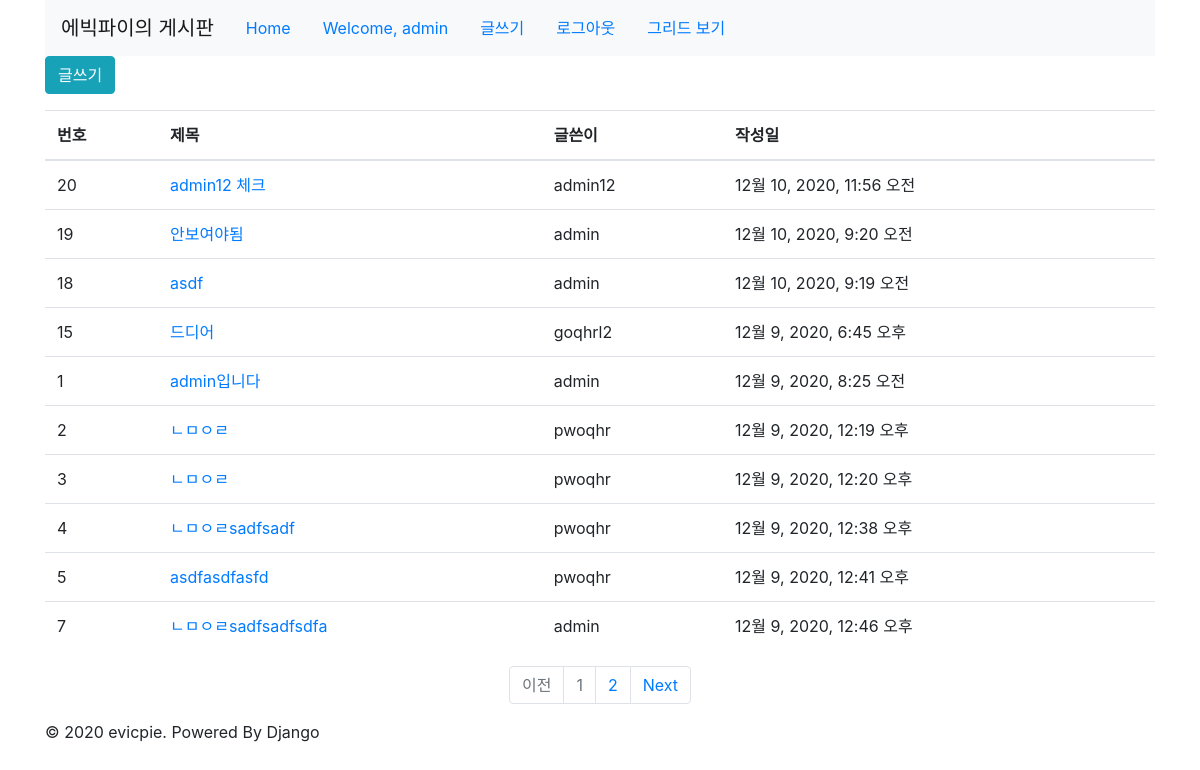
The app's page / (signed in) with its own data.
### board/models.py (models this page shows, shortened)
class Board(models.Model):
    author = models.ForeignKey(User,on_delete=models.CASCADE, related_name='user_boards')
    title = models.CharField(max_length=50)
    content = models.TextField()
    photo = models.ImageField(upload_to='photos/%Y/%m/%d', default='photos/no_image.png')
    created = models.DateTimeField(auto_now_add=True)
    updated = models.DateTimeField(auto_now=True)
    STATUS_CHOICES = (
        ('normal', '보이게'),
        ('banned', '안보이게'),
    )
    status = models.CharField(max_length=6, choices=STATUS_CHOICES, default='normal')
    color_code = models.CharField(max_length=6, default='FF0000')
    class Meta:
        ordering = ['-updated']

### board/views.py (the view)
# urls.py: path('', BoardListView.as_view(), name='list'),
class BoardListView(ListView):
    model = Board
    paginate_by = 10

### board/templates/board/board_list.html (shortened to what this page needs)
{% extends 'base.html' %}
{% block content %}
  <div class="btn-group">
    <a href="{% url 'board:add' %}" class="btn btn-info">글쓰기</a>
  </div>
  <table class="table">
    <thead>
      <tr>
        <th scope="col">번호</th>
        <th scope="col">제목</th>
        <th scope="col">글쓴이</th>
        <th scope="col">작성일</th>
      </tr>
    </thead>
    <tbody>
      {% for board in object_list %}
        <tr>
          <td>{{ board.id }}</td>
          <td><a href="{% url 'board:detail' pk=board.id %}">{{ board.title }}</a></td>
          <td>{{ board.author }}</td>
          <td>{{ board.created }}</td>
        </tr>
      {% endfor %}
    </tbody>
  </table>
{% endblock %}
{% block pagination %}
  {% if is_paginated %}
    <ul class="pagination justify-content-center pagivation-sm">
      {% if page_obj.has_previous %}
        <li class="page-item">
          <a class="page-link" href="{% url 'board:list' %}?page={{ page_obj.previous_page_number }}" tabindex="-1">이전</a>
        </li>
      {% else %}
        <li class="page-item disabled">
          <a href="#" class="page-link" tabindex="-1">이전</a>
        </li>
      {% endif %}
      {% for object in page_obj.paginator.page_range %}
        <li class="page-item {% if page_obj.number == forloop.counter %} disabled{% endif %}">
          <a class="page-link" href="{{ request.path }}?page={{ forloop.counter }}">{{ forloop.counter }}</a>
        </li>
      {% endfor %}
      {% if page_obj.has_next %}
        <li class="page-item">
          <a class="page-link" href="{% url 'board:list' %}?page={{ page_obj.next_page_number }}">Next</a>
        </li>
      {% else %}
        <li class="page-item disabled">
          <a class="page-link" href="#">다음</a>
        </li>
      {% endif %}
    </ul>
  {% endif %}
{% endblock %}

### templates/base.html (shortened to what this page needs)
<!DOCTYPE html>
<html lang="en">
<head>
    <link rel="stylesheet" href="https://stackpath.bootstrapcdn.com/bootstrap/4.1.3/css/bootstrap.min.css">
</head>
<body>
<div class="container">
    <header class="header clearfix">
        <nav class="navbar navbar-expand-lg navbar-light bg-light">
            <a class="navbar-brand" href="/">에빅파이의 게시판</a>
            <ul class="nav">
                <li class="nav-item"><a href="/" class="active nav-link ">Home</a></li>
                {% if user.is_authenticated %}
                <li class="nav-item"><a href="#" class="nav-link">Welcome, {{user.get_username}}</a></li>
                <li class="nav-item"><a href="{% url 'board:add' %}" class="nav-link">글쓰기</a></li>
                <li class="nav-item"><a href="{% url 'logout' %}" class="nav-link">로그아웃</a></li>
                {% else %}
                <li class="nav-item"><a href="{% url 'login' %}" class="nav-link">로그인</a></li>
                <li class="nav-item"><a href="{% url 'register' %}" class="nav-link">가입하기</a></li>
                {% endif %}
                <li class="nav-item"><a href="{% url 'board:grid' %}" class="nav-link">그리드 보기</a></li>
            </ul>
        </nav>
    </header>
    {% block content %}
    {% endblock %}
    {% block pagination %}
    {% endblock %}
    <footer class="footer">
        <p>&copy; 2020 evicpie. Powered By Django</p>
    </footer>
</div>
</body>
</html>

### records on screen
Board: id "20", title "admin12 체크", author "admin12", created "12월 10, 2020, 11:56 오전"
Board: id "19", title "안보여야됨", author "admin", created "12월 10, 2020, 9:20 오전"
Board: id "18", title "asdf", author "admin", created "12월 10, 2020, 9:19 오전"
Board: id "15", title "드디어", author "goqhrl2", created "12월 9, 2020, 6:45 오후"
Board: id "1", title "admin입니다", author "admin", created "12월 9, 2020, 8:25 오전"
Board: id "2", title "ㄴㅁㅇㄹ", author "pwoqhr", created "12월 9, 2020, 12:19 오후"
Board: id "3", title "ㄴㅁㅇㄹ", author "pwoqhr", created "12월 9, 2020, 12:20 오후"
Board: id "4", title "ㄴㅁㅇㄹsadfsadf", author "pwoqhr", created "12월 9, 2020, 12:38 오후"
Board: id "5", title "asdfasdfasfd", author "pwoqhr", created "12월 9, 2020, 12:41 오후"
Board: id "7", title "ㄴㅁㅇㄹsadfsadfsdfa", author "admin", created "12월 9, 2020, 12:46 오후"

### other values on screen
{{ user.get_username }} "admin"
